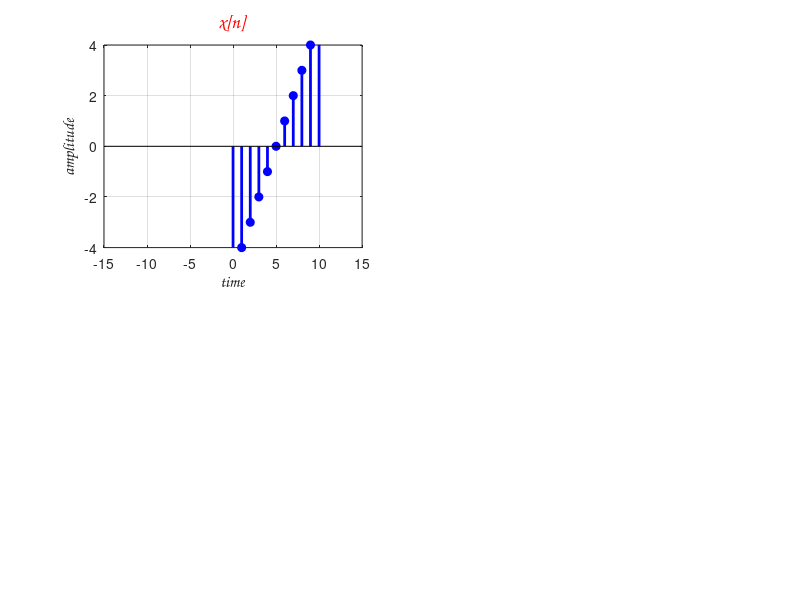

The MATLAB script that drew this image:
clc;
clear;
close all;

% create a discrete signal x[n]
x= [-5, -4, -3, -2, -1, 0, 1, 2, 3, 4, 5]; % 11 giá trị

% Create 1 time sequence n
n_x =0:10;

% create 1 figure
figure(1); 
% divides the firgure
subplot(2,2,1) % 2 rows 2 column and draw at position 1

% Draw a stem graph (discrete column) of signal X according to the NX axis.
stem(n_x, x , '-b', 'filled', 'linewidth', 2);

% Set the axis limit
axis([-15, 15, -4, 4]); % x_min , x_max , y_min . y_max

%Enables the grid for better visualization.
grid on;

%Sets the title of the plot to "x[n]".
title('x[n]', 'fontname', 'Comic Sans MS','color', 'red', 'fontsize', 14);

%Labels the x-axis as time
xlabel('time','fontname', 'Comic Sans MS', 'fontsize', 12);

%Labels the y-axis as amplitude
ylabel('amplitude','fontname', 'Comic Sans MS', 'fontsize', 12);

